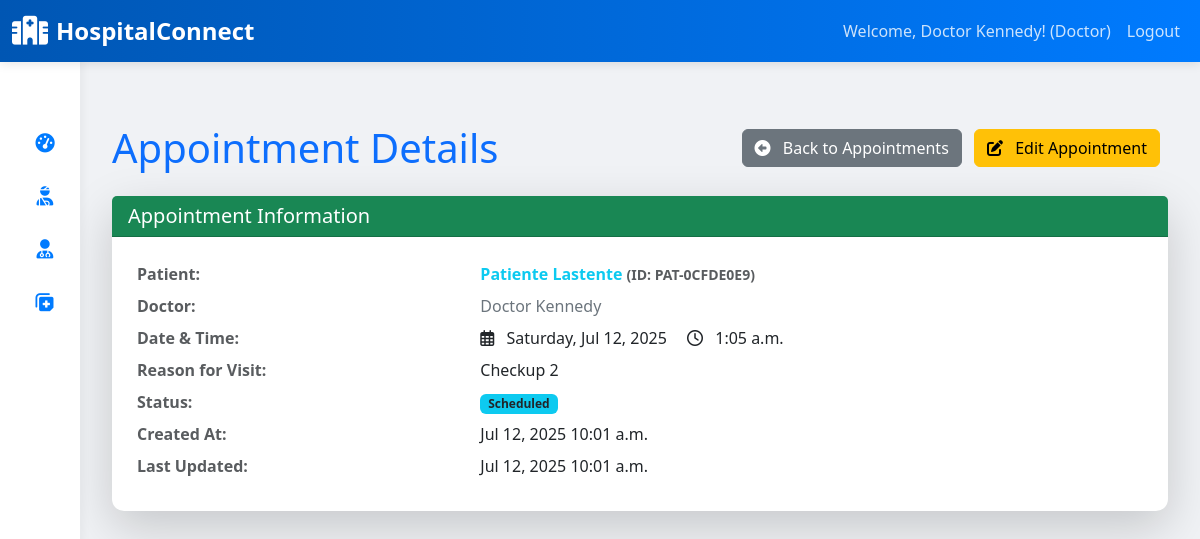
The app's page /appointment/4/ (signed in), older data.
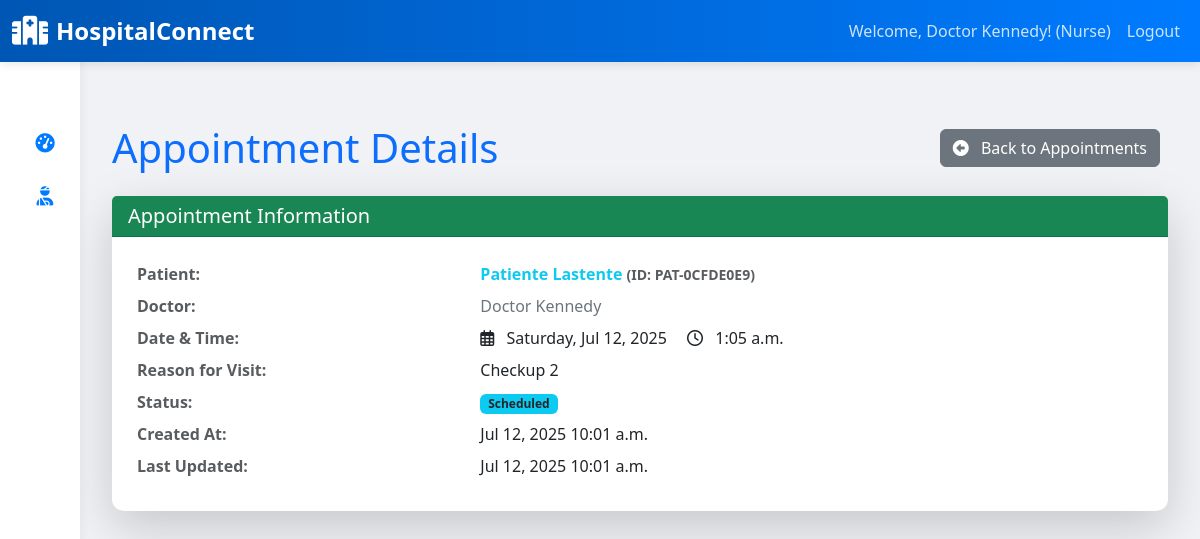
The same page, newer data.
### clinical_app/models.py (models this page shows, shortened)
class User(AbstractUser):
    USER_TYPE_CHOICES = (
        ('admin', 'Administrator'),
        ('doctor', 'Doctor'),
        ('nurse', 'Nurse'),
        ('pharmacist', 'Pharmacist'),
        ('lab_tech', 'Lab Technician'),
        ('radiologist', 'Radiologist'),
        ('patient', 'Patient'),
        ('receptionist', 'Receptionist'),
        ('procurement_officer', 'Procurement Officer'),
    )
    user_type = models.CharField(max_length=20, choices=USER_TYPE_CHOICES, default='patient')
    phone_number = models.CharField(max_length=20, blank=True, null=True)
    address = models.TextField(blank=True, null=True)
    date_of_birth = models.DateField(blank=True, null=True)
    gender_choices = (
        ('male', 'Male'),
        ('female', 'Female'),
    )
    gender = models.CharField(max_length=10, choices=gender_choices, blank=True, null=True)
    groups = models.ManyToManyField(
        'auth.Group',
        verbose_name=('groups'),
        blank=True,
        help_text=(
            'The groups this user belongs to. A user will get all permissions '
            'granted to each of their groups.'
        ),
        related_name="clinical_app_user_set", # Changed this line
        related_query_name="clinical_app_user",
    )
    user_permissions = models.ManyToManyField(
        'auth.Permission',
        verbose_name=('user permissions'),
        blank=True,
        help_text=('Specific permissions for this user.'),
        related_name="clinical_app_user_permissions_set", # Changed this line
        related_query_name="clinical_app_user",
    )

### clinical_app/views.py (the view)
# urls.py: path('appointment/<int:pk>/', views.AppointmentDetailView.as_view(), name='appointment_detail'),
class AppointmentDetailView(LoginRequiredMixin, DetailView):
    model = Appointment
    template_name = 'clinical_app/appointment_detail.html'
    context_object_name = 'appointment'
    def get_queryset(self):
        queryset = super().get_queryset()
        user = self.request.user
        if user.user_type == 'patient':
            queryset = queryset.filter(patient__user=user)
        elif user.user_type == 'doctor':
            queryset = queryset.filter(doctor__user=user)
        return queryset
    def get_object(self, queryset=None):
        obj = super().get_object(queryset)
        if self.request.user.user_type == 'patient' and obj.patient.user != self.request.user:
            raise Http404("You do not have permission to view this appointment.")
        if self.request.user.user_type == 'doctor' and obj.doctor.user != self.request.user:
            raise Http404("You do not have permission to view this appointment.")
        return obj

### clinical_app/templates/clinical_app/appointment_detail.html (shortened to what this page needs)
{% extends "clinical_app/base.html" %}
{% block content %}
<div class="container mt-5">
    <div class="d-flex justify-content-between align-items-center mb-4">
        <h1 class="mb-0 text-primary">Appointment Details</h1>
        <div>
            <a href="{% url 'appointment_list' %}" class="btn btn-secondary me-2">
                <i class="fas fa-arrow-alt-circle-left me-2"></i> Back to Appointments
            </a>
            {% if request.user.user_type == 'admin' or request.user.user_type == 'receptionist' or request.user.user_type == 'doctor' and appointment.doctor.user == request.user or request.user.user_type == 'patient' and appointment.patient.user == request.user %}
                <a href="{% url 'appointment_update' appointment.pk %}" class="btn btn-warning me-2">
                    <i class="fas fa-edit me-2"></i> Edit Appointment
                </a>
            {% endif %}
        </div>
    </div>
    <div class="card shadow-lg mb-4">
        <div class="card-header bg-success text-white custom-header">
            <h5 class="mb-0">Appointment Information</h5>
        </div>
        <div class="card-body">
            <dl class="row mb-0">
                <dt class="col-sm-4 text-muted">Patient:</dt>
                <dd class="col-sm-8">
                    <a href="{% url 'patient_detail' appointment.patient.pk %}" class="text-decoration-none text-info fw-bold">
                        {{ appointment.patient.user.get_full_name }}
                        <small class="text-muted">(ID: {{ appointment.patient.patient_id }})</small>
                    </a>
                </dd>
                <dt class="col-sm-4 text-muted">Doctor:</dt>
                <dd class="col-sm-8">
                    <a href="{% url 'doctor_detail' appointment.doctor.pk %}" class="text-decoration-none text-secondary">
                        {{ appointment.doctor.user.get_full_name }}
                    </a>
                </dd>
                <dt class="col-sm-4 text-muted">Date & Time:</dt>
                <dd class="col-sm-8">
                    <i class="far fa-calendar-alt me-2"></i> {{ appointment.appointment_date|date:"l, M d, Y" }}
                    <i class="far fa-clock ms-3 me-2"></i> {{ appointment.appointment_date|date:"P" }}
                </dd>
                <dt class="col-sm-4 text-muted">Reason for Visit:</dt>
                <dd class="col-sm-8">{{ appointment.reason_for_visit }}</dd>
                <dt class="col-sm-4 text-muted">Status:</dt>
                <dd class="col-sm-8">
                    {% if appointment.status == 'scheduled' %}
                        <span class="badge bg-info text-dark">{{ appointment.get_status_display }}</span>
                    {% elif appointment.status == 'completed' %}
                        <span class="badge bg-success">{{ appointment.get_status_display }}</span>
                    {% elif appointment.status == 'cancelled' or appointment.status == 'no_show' %}
                        <span class="badge bg-danger">{{ appointment.get_status_display }}</span>
                    {% elif appointment.status == 'rescheduled' %}
                        <span class="badge bg-primary">{{ appointment.get_status_display }}</span>
                    {% else %}
                        <span class="badge bg-secondary">{{ appointment.get_status_display }}</span>
                    {% endif %}
                </dd>
                <dt class="col-sm-4 text-muted">Created At:</dt>
                <dd class="col-sm-8">{{ appointment.created_at|date:"M d, Y P" }}</dd>
                <dt class="col-sm-4 text-muted">Last Updated:</dt>
                <dd class="col-sm-8">{{ appointment.updated_at|date:"M d, Y P" }}</dd>
            </dl>
        </div>
    </div>
</div>
{% endblock %}

### clinical_app/templates/clinical_app/base.html (shortened to what this page needs)
<!DOCTYPE html>
<html lang="en">
<head>
    <link href="https://cdn.jsdelivr.net/npm/bootstrap@5.3.0/dist/css/bootstrap.min.css" rel="stylesheet">
    <link rel="stylesheet" href="https://cdnjs.cloudflare.com/ajax/libs/font-awesome/6.0.0-beta3/css/all.min.css">
<link href="https://cdn.jsdelivr.net/npm/select2@4.1.0-rc.0/dist/css/select2.min.css" rel="stylesheet" />
</head>
<body>
    <nav class="navbar navbar-expand-lg navbar-dark fixed-top" id="mainNavbar">
        <div class="container-fluid">
            <a class="navbar-brand" href="{% url 'home' %}">
                <i class="fas fa-hospital-alt me-2"></i>HospitalConnect
            </a>
            <div class="collapse navbar-collapse" id="navbarNav">
                <ul class="navbar-nav ms-auto">
                    {% if user.is_authenticated %}
                        <li class="nav-item d-flex align-items-center">
                            <span class="nav-link text-white-50">Welcome, {{ user.get_full_name|default:user.username }}! ({{ user.user_type|title }})</span>
                        </li>
                        <li class="nav-item">
                            <form action="{% url 'logout' %}" method="post" style="display: inline;">
                                <button type="submit" class="nav-link btn btn-link text-white-50">Logout</button>
                            </form>
                        </li>
                    {% else %}
                        <li class="nav-item">
                            <a class="nav-link" href="{% url 'login' %}">Login</a>
                        </li>
                    {% endif %}
                </ul>
            </div>
        </div>
    </nav>
    <div class="d-flex">
        {% if user.is_authenticated %}
        <div class="sidebar d-flex flex-column" id="sidebar">
            <div class="sidebar-header">
            </div>
            <ul class="nav flex-column flex-grow-1">
                <li class="nav-item">
                    <a class="nav-link" href="{% url 'home' %}">
                        <i class="fas fa-tachometer-alt fa-fw"></i>
                    </a>
                </li>
                {% if user.user_type == 'admin' or user.user_type == 'receptionist' or user.user_type == 'doctor' or user.user_type == 'nurse' %}
                    <li class="nav-item">
                        <a class="nav-link" href="{% url 'patient_list' %}">
                            <i class="fas fa-user-injured fa-fw"></i>
                        </a>
                    </li>
                {% endif %}
                {% if user.user_type == 'doctor' %}
                    <li class="nav-item">
                        <a class="nav-link" href="{% url 'doctor_patient_list' %}">
                            <i class="fas fa-user-md fa-fw"></i>
                        </a>
                    </li>
                    <li class="nav-item">
                        <a class="nav-link" href="{% url 'encounter_create' %}">
                            <i class="fas fa-notes-medical fa-fw"></i>
                        </a>
                    </li>
                {% endif %}
            </ul>
        </div>
        {% endif %}
        <div class="main-content flex-grow-1">
            {% block content %}{% endblock %}
        </div>
    </div>
</body>
</html>

Row changes from the older to the newer data that the page shows:
changed User "Doctor Kennedy": user_type "Doctor" → "Nurse"
Text that changed along with them:
text no longer shown: "Edit Appointment"
